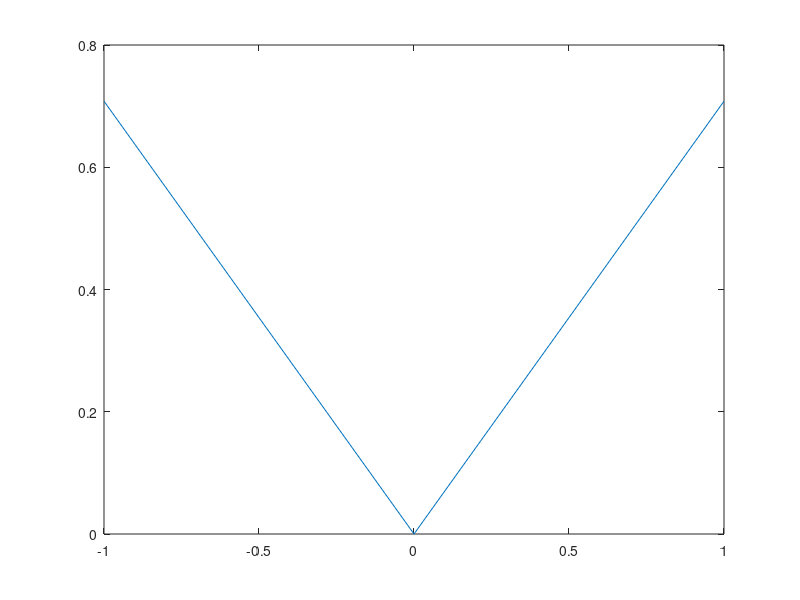

The MATLAB source for this figure:
#https://en.wikibooks.org/wiki/Octave_Programming_Tutorial/Getting_started
#x=linspace(0, 15, 16);
#y=ceil(x);
#plot(x,y);

#x = linspace(0, 2*pi);
#a=cos(2*x);
#b=sin(4*x);
#c=2*sin(x);
#figure;
#plot(x,a);
#hold;
#plot(x,b);
#plot(x,c);
#plot(x, a+b+c);

#exercise
#plot absolute value function for x in [-5,5]

x=(-1:1);
y=sin(x);
#z=1-x.*x;
figure;
plot(x,y.*y);
#hold;
#plot(x,z);